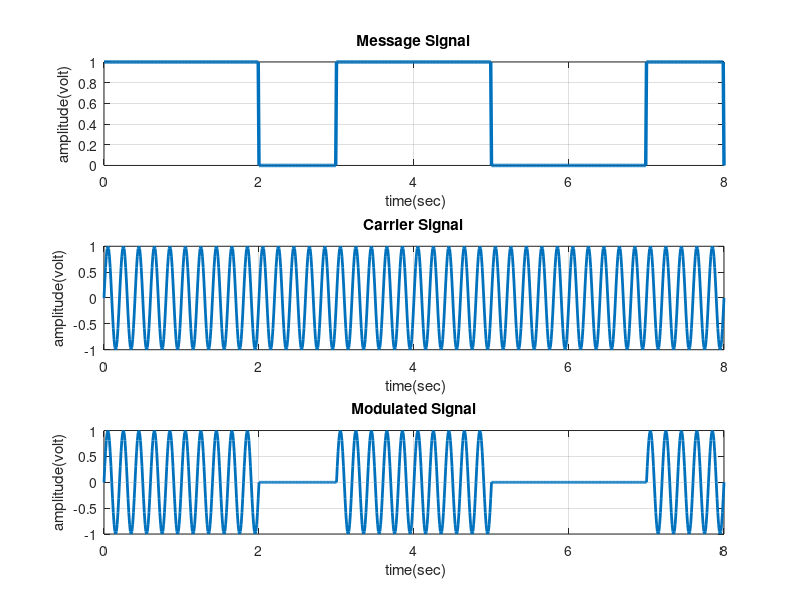

Write MATLAB code to recreate this figure.
clc;
clear all;
close all;

am = 1;      %Amplitude

%% Message Signal
x = [1 1 0 1 1 0 0 1];
bitrate = 1; % bits per second

T = length(x)/bitrate; % full time of bit sequence
n = 100;
N = n*length(x);
dt = T/N;
t = 0:dt:T;
ms = zeros(1,length(t)); % message signal                                           

%genearating signal
for j=0:1:length(x)-1
    if x(j+1) == 0
       ms(j*n+1:(j+1)*n)=0;
    else
       ms(j*n+1:(j+1)*n)=am;
    end
end
subplot(3,1,1);
plot(t,ms,'lineWidth',2.5);
grid on;
%axis([ 0 t(end)+1 -.5 1.5]);
ylabel('amplitude(volt)');
xlabel(' time(sec)');
title('Message Signal');

%% Carrier Signal

fc = 5;
cs = am*sin(2*pi*fc*t);

subplot(3,1,2);
plot(t,cs,'lineWidth',2);
grid on;
%axis([ 0 t(end)+1 -.5 1.5]);
ylabel('amplitude(volt)');
xlabel(' time(sec)');
title('Carrier Signal');

%% Modulated Signal
mu_s = zeros(1,length(t));
for i=1:length(t)
  mu_s(i) = ms(i)*cs(i);
end

subplot(3,1,3);
plot(t,mu_s,'lineWidth',2);
grid on;
%axis([ 0 t(end)+1 -.5 1.5]);
ylabel('amplitude(volt)');
xlabel(' time(sec)');
title('Modulated Signal');


